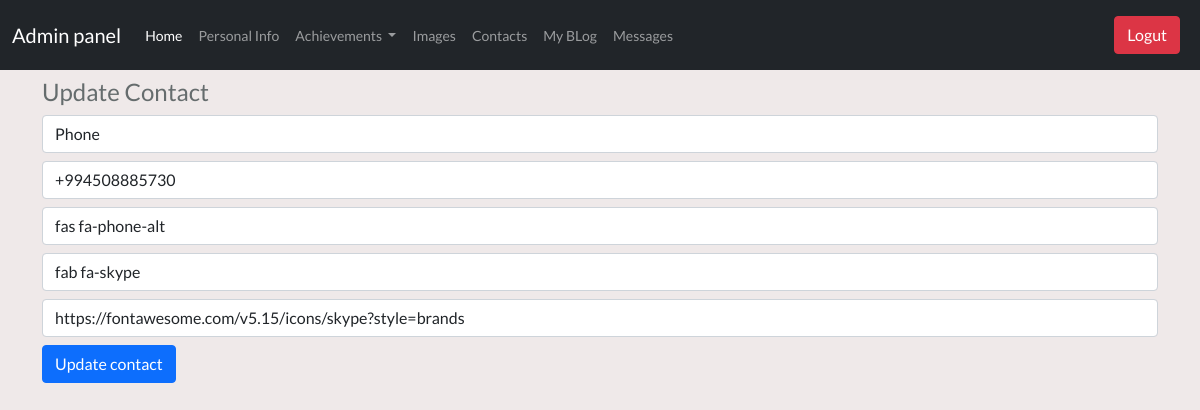
Screenshot of /updatesocialicon/5 with the database file from the repository.
### tables this page shows
CREATE TABLE social_icon (
	id INTEGER NOT NULL, 
	contact_title VARCHAR(50), 
	contact_info VARCHAR(50), 
	contact_icon VARCHAR(50), 
	social_icon VARCHAR(50), 
	social_link VARCHAR(50), 
	PRIMARY KEY (id)
);

### controllers/admin/socialprof.py (the view, shortened to what this page needs)
@app.route('/updatesocialicon/<int:id>', methods=["GET", "POST"])
def update_social_icon(id):
    from run import db
    from models import SocialIcon
    updatesocialicon=SocialIcon.query.get_or_404(id)
    return render_template ("/admin/updatesocialicon.html", updatesocialicon=updatesocialicon)

### controllers/admin/main.py (called while the page is built)
@app.before_request
def before_request():
    g.user = current_user

### templates/admin/updatesocialicon.html
{% extends 'admin/dashboard.html' %} {% block content %}
<div class="container">
  <h4 class="my-2">Update Contact</h4>
  <form action="/updatesocialicon/{{updatesocialicon.id}}" method="POST">
    <input
      type="text"
      class="form-control my-2"
      name="contact_title"
      placeholder="Contact name"
      value="{{updatesocialicon.contact_title}}"
    />
    <input
      type="text"
      class="form-control my-2"
      name="contact_info"
      placeholder="Contact info"
      value="{{updatesocialicon.contact_info}}"
    />
    <input
      type="text"
      class="form-control my-2"
      name="contact_icon"
      placeholder="Contact icon"
      value="{{updatesocialicon.contact_icon}}"
    />
    <input
      type="text"
      class="form-control my-2"
      name="social_icon"
      placeholder="Social icon"
      value="{{updatesocialicon.social_icon}}"
    />
    <input
      type="text"
      class="form-control my-2"
      name="social_link"
      placeholder="Social link"
      value="{{updatesocialicon.social_link}}"
    />
    <input type="submit" class="btn btn-primary" value="Update contact" />
  </form>
</div>
{% endblock %}

### static/app/css/style.css (style rules this page uses)
body { font-family: Lato, serif, Calibri, Arial; font-size: 14px; background-color: #efe9e9; color: #656c6d; font-weight: 400; margin: 0; padding: 0; box-sizing: border-box; }

### rows the page displays
social_icon: contact_title "Phone", contact_info "+994508885730", contact_icon "fas fa-phone-alt", social_icon "fab fa-skype", social_link "https://fontawesome.com/v5.15/icons/skype?style=brands"
